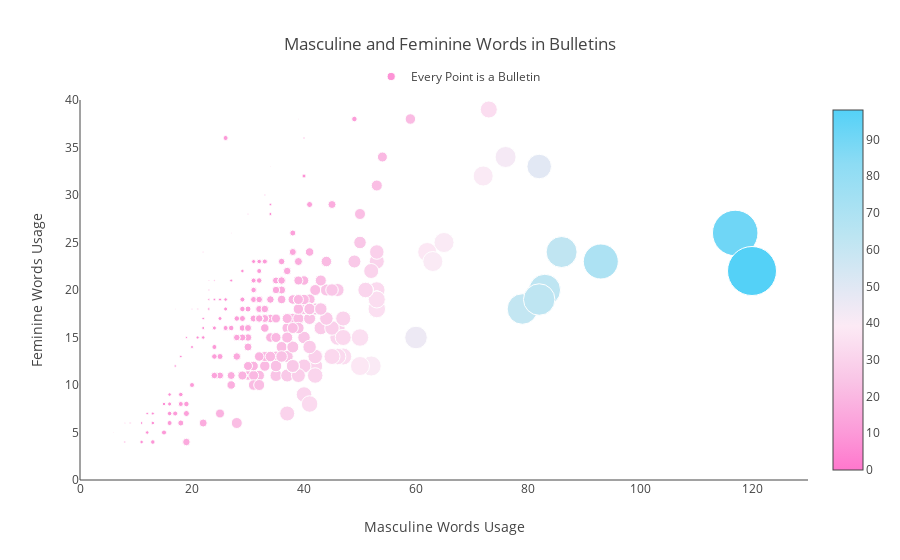

Notebook cell for this chart:
### Markdown cell above
### 2.4 Masculine and Feminine Words Usage

Let's now look at the combined usage of masculine words and feminine words used in the job descriptions. In the following graph, x-axis represents number of masculine words used, y-axis is number of feminine words used, and size of every node represents absolute difference in feminine and masculine words used.

### Code cell
trace = go.Scatter(x = df_m['mas_wc'], y = df_m['fem_wc'], mode = 'markers', text=df_m['title'],
                   marker=dict(opacity=1.0, size=np.abs(df_m['difference']/2), 
                              colorscale=[
        [0,
          "#ff77cd"
        ],
        [
          0.10,
          "#fc99d8"
        ],
        [
          0.25,
          "#f9c5e6"
        ],
        [
          0.40,
          "#fceaf5"
        ],
        [
          0.65,
          "#bce5f2"
        ],
        [
          0.85,
          "#8ddcf4"
        ],
        [
          1,
          "#54d1f7"
        ]], color=np.abs(df_m['difference']),
                              showscale=True), name="Every Point is a Bulletin")
layout = go.Layout(yaxis=dict(range=[0,40], showgrid=False, title="Feminine Words Usage"), showlegend = True,
                   xaxis=dict(title="Masculine Words Usage", range=[0,130], showgrid=False),
                   title = "Masculine and Feminine Words in Bulletins",
                  legend = dict(x=0.4, y=1.1))
fig = go.Figure(data = [trace], layout = layout)
iplot(fig)

### Figure 1 — Plotly figure (JSON) as saved in the notebook; plotly's stock layout.template omitted (floating-point values rounded to 4 significant figures; data arrays with more than 128 entries replaced by an {"elided": "..."} marker saying what was removed)
{"data": [{"marker": {"color": {"elided": "654 int values"}, "colorscale": [[0, "#ff77cd"], [0.1, "#fc99d8"], [0.25, "#f9c5e6"], [0.4, "#fceaf5"], [0.65, "#bce5f2"], [0.85, "#8ddcf4"], [1, "#54d1f7"]], "opacity": 1, "showscale": true, "size": {"elided": "654 float values"}}, "mode": "markers", "name": "Every Point is a Bulletin", "text": {"elided": "654 str values"}, "type": "scatter", "x": {"elided": "654 int values"}, "y": {"elided": "654 int values"}}], "layout": {"legend": {"x": 0.4, "y": 1.1}, "showlegend": true, "title": "Masculine and Feminine Words in Bulletins", "xaxis": {"range": [0, 130], "showgrid": false, "title": "Masculine Words Usage"}, "yaxis": {"range": [0, 40], "showgrid": false, "title": "Feminine Words Usage"}}}
